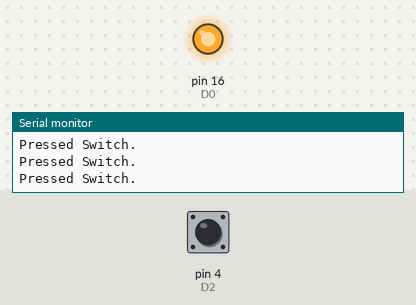
Simulated run of this sketch. Board: Arduino Uno, built with avr-gcc and run on an emulated ATmega328P. On the bench: output pins drawn as LEDs (lit = HIGH), the last lines printed to the serial monitor. Inputs (shaded band) come from the test bench; at power-on: pin 4 (D2) HIGH.

Above: at 1.8 s.
1.9 s: pin 4 (D2) pulled LOW for 0.6 s
At 2.4 s:
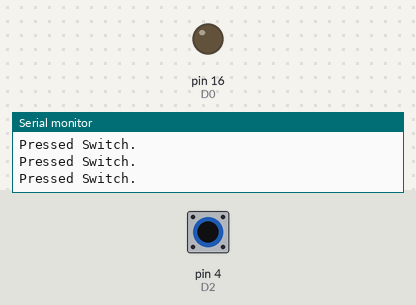
4.0 s: pin 4 (D2) pulled LOW for 3.2 s
At 8.8 s:
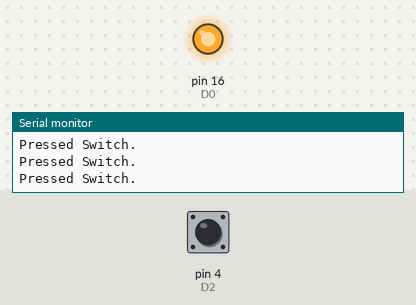
Timing chart, 0 to 10.3 s (numbered marks = the images above; inputs shaded):
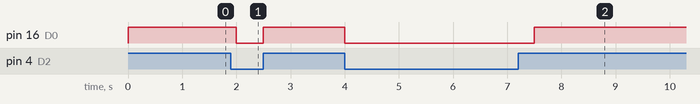

The sketch:

sketch_aug02b_button_.ino
```cpp
#define D2 4 // Map NodeMCU to ESP8266 pin
#define button D2
#define pressed HIGH
#define D0 16 //Map NodeMCU pin to ESP8266 Module
#define LED D0 // Define LED pin

void setup()
{
pinMode(LED,OUTPUT);
Serial.begin(9600);
pinMode(button,INPUT_PULLUP);
}

void loop()
{
bool ReadSwitch = digitalRead(button);
if(ReadSwitch == pressed)
  {digitalWrite(LED,HIGH);
Serial.println("Pressed Switch.");
delay(500);
}
else {
digitalWrite(LED,LOW);

delay(500);
}
}
```

Measured:
- after the input at 1.9 s, pin 16 (D0): HIGH → LOW after 0.10 s, → HIGH 0.50 s later
- after the input at 4.0 s, pin 16 (D0): HIGH → LOW at once, → HIGH 3.5 s later
